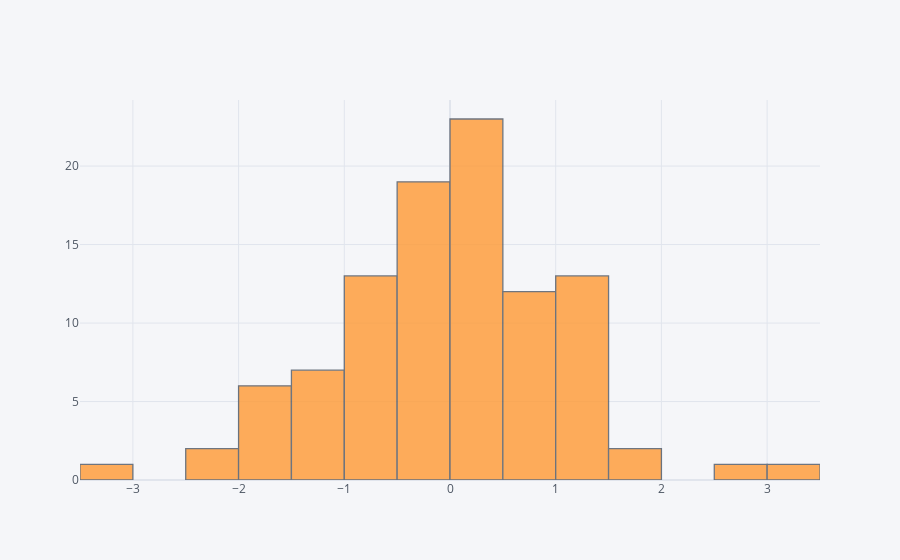

Here is the notebook cell this chart was saved with:
### Markdown cell above
## histogram

### Code cell
df['A'].iplot(kind='hist',bins=25)

### Figure 1 — Plotly figure (JSON) as saved in the notebook; plotly's stock layout.template omitted (floating-point values rounded to 4 significant figures)
{"data": [{"histfunc": "count", "histnorm": "", "marker": {"color": "rgba(255, 153, 51, 1.0)", "line": {"color": "#4D5663", "width": 1.3}}, "name": "A", "nbinsx": 25, "opacity": 0.8, "orientation": "v", "type": "histogram", "x": [-0.746, -0.2985, -0.5923, 1.024, 1.347, -0.3306, 0.127, -1.24, 1.414, -0.434, -2.109, 0.6651, -0.9392, -0.8012, 0.3556, 0.1703, 1.237, -0.4279, 0.5122, -0.1165, 0.2423, 2.739, -0.0774, -1.773, -0.8045, 0.3286, 1.694, 0.2067, 0.373, 1.282, 1.099, -0.6375, -0.01527, 1.343, 0.3815, 0.8091, -0.2651, -0.1615, -0.7269, -0.6138, 0.5454, 3.39, -0.06298, 0.04123, -0.5207, 0.5292, -0.2933, -1.759, 0.4562, -1.201, 0.7458, -0.6599, 0.4929, -0.0944, 0.5776, 0.6605, 0.2617, 0.7413, -0.1262, 1.031, -2.057, 1.125, 1.387, 1.165, -1.747, -0.05161, -1.627, -0.8729, -0.4416, 0.1406, -0.1345, 1.114, -0.2414, 0.2953, 0.9533, 0.3043, -0.193, 0.3706, 0.2788, 1.836, 0.4285, -1.262, -1.328, 0.7563, -0.4148, -1.032, 0.7732, 0.02414, 1.434, -1.673, -0.6738, -1.646, 0.0001975, 0.2418, -1.233, 0.4347, -0.9351, -3.03, 0.163, -1.026]}], "layout": {"barmode": "overlay", "legend": {"bgcolor": "#F5F6F9", "font": {"color": "#4D5663"}}, "paper_bgcolor": "#F5F6F9", "plot_bgcolor": "#F5F6F9", "title": {"font": {"color": "#4D5663"}}, "xaxis": {"gridcolor": "#E1E5ED", "showgrid": true, "tickfont": {"color": "#4D5663"}, "title": {"font": {"color": "#4D5663"}, "text": ""}, "zerolinecolor": "#E1E5ED"}, "yaxis": {"gridcolor": "#E1E5ED", "showgrid": true, "tickfont": {"color": "#4D5663"}, "title": {"font": {"color": "#4D5663"}, "text": ""}, "zerolinecolor": "#E1E5ED"}}}
